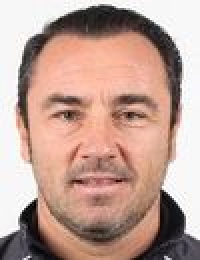
#> input picture data/FaceRecognition/user_data/managers/managers_images/Cristian_Brocchi.jpg, 100 x 130 px, found by its file name (shown 2 times larger); its folder holds only this picture in this run
$ jupyter execute 'Face Recognition .ipynb'   (shell and % lines are left out)
#> lines starting #> are read from the running program, lines starting #| are printed output that depends on the picture
# Face Recognition Data Preparation for Managers and Players

This notebook prepares images and metadata for face recognition by:
- Loading images from managers and players directories.
- Processing associated metadata (CSV files).
- Counting and visualizing files before and after each step.
- Checking and normalizing image sizes to a uniform scale.
- Applying **realistic augmentations** (rotation, brightness, contrast, blur).
- **Ensuring each identity remains unique** while improving generalization.
- Normalizing images for deep learning models.
- Saving the preprocessed dataset.

[cell 1]
import os
import cv2
import numpy as np
import random
import matplotlib.pyplot as plt
from tqdm import tqdm
from sklearn.model_selection import train_test_split
import seaborn as sns

[cell 2]
# Define dataset paths for Managers and Players
dataset_path = "D:/role_based_recommendation_system/data/FaceRecognition/user_data"
augmented_dataset_path = "D:/role_based_recommendation_system/data/FaceRecognition/augmented_user_data"
balanced_dataset_path = "D:/role_based_recommendation_system/data/FaceRecognition/balanced_user_data"
# Categories and their subdirectories
categories = {"managers": "managers_images", "players": "joueurs_images"}

[cell 3]
# Function to count images in dataset
def count_images_in_folders(base_path):
    folder_counts = {}
    total_images = 0
    for category, subdir in categories.items():
        category_path = os.path.join(base_path, category, subdir)
        if not os.path.exists(category_path):
            print(f"⚠️ Warning: Path not found - {category_path}")
            continue
        image_files = [f for f in os.listdir(category_path) if f.lower().endswith(('jpg', 'jpeg', 'png'))]
        folder_counts[category] = len(image_files)
        total_images += len(image_files)
    return folder_counts, total_images

# Visualize dataset distribution
def visualize_distribution(counts, title):
#> called with title = 'Dataset Distribution Before Augmentation'
    if not counts:
        print(f"No data available for {title}")
        return
    plt.figure(figsize=(10, 5))
    sns.barplot(x=list(counts.keys()), y=list(counts.values()))
    plt.xticks(rotation=45, ha='right')
    plt.title(title)
    plt.xlabel("Categories")
    plt.ylabel("Number of Images")
    plt.show()
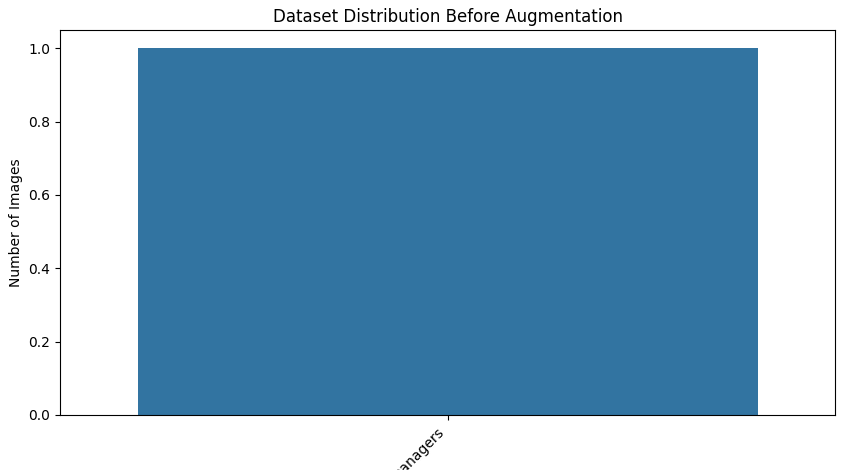
#> figure drawn by matplotlib, 1 panel

# Display dataset size before augmentation
original_counts, original_total = count_images_in_folders(dataset_path)
print(f"Dataset Size Before Augmentation: {original_total} images")
if original_total == 0:
    print("🚨 No images found! Please check the dataset directory.")
visualize_distribution(original_counts, "Dataset Distribution Before Augmentation")

[cell 4]
# Display dataset size before augmentation
original_counts, original_total = count_images_in_folders(dataset_path)
print(f"Dataset Size Before Augmentation: {original_total} images")
if original_total == 0:
    print("🚨 No images found! Please check the dataset directory.")
visualize_distribution(original_counts, "Dataset Distribution Before Augmentation")

# Augment the dataset
def augment_image(image):
    augmented_images = []
    for _ in range(5):  # Apply multiple augmentations
        img = image.copy()
        if random.random() > 0.5:
            img = cv2.flip(img, 1)
        if random.random() > 0.3:
            angle = random.randint(-30, 30)
            (h, w) = img.shape[:2]
            center = (w // 2, h // 2)
            matrix = cv2.getRotationMatrix2D(center, angle, 1.0)
            img = cv2.warpAffine(img, matrix, (w, h))
        augmented_images.append(img)
    return augmented_images

# Apply augmentation
os.makedirs(augmented_dataset_path, exist_ok=True)
for category, subdir in categories.items():
    category_path = os.path.join(dataset_path, category, subdir)
    augmented_category_path = os.path.join(augmented_dataset_path, category, subdir)
    os.makedirs(augmented_category_path, exist_ok=True)
    if not os.path.exists(category_path):
        print(f"⚠️ No images found in {category_path}, skipping augmentation.")
        continue
    image_files = [f for f in os.listdir(category_path) if f.lower().endswith(('jpg', 'jpeg', 'png'))]
    if not image_files:
        print(f"⚠️ No valid images in {category_path}, skipping.")
        continue
    for img_file in tqdm(image_files, desc=f"Augmenting {category}"):
        img_path = os.path.join(category_path, img_file)
        img = cv2.imread(img_path)
#> img is the input picture: shape (130, 100, 3); mean B, G, R 148, 159.1, 190.5
        if img is None:
            print(f"Skipping unreadable image: {img_path}")
            continue
        img = cv2.cvtColor(img, cv2.COLOR_BGR2RGB)  # Convert to RGB
        img = cv2.resize(img, (224, 224))
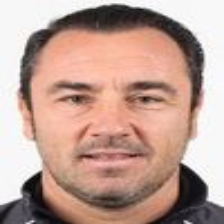
#> img: shape (224, 224, 3); mean R, G, B 190.4, 159, 147.9
        augmented_images = augment_image(img)
#> the loop in augment_image, `for _ in range(5):` made 5 passes
#> pass 1, in augment_image, `img = cv2.flip(img, 1)`:
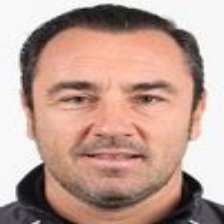
#> img: shape (224, 224, 3); mean R, G, B 190.4, 159, 147.9
#> pass 1, in augment_image, `img = cv2.warpAffine(img, matrix, (w, h))`:
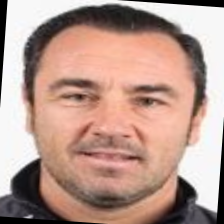
#> img: shape (224, 224, 3); mean R, G, B 184.1, 152.8, 141.6
#> pass 2, in augment_image, `img = cv2.warpAffine(img, matrix, (w, h))`:
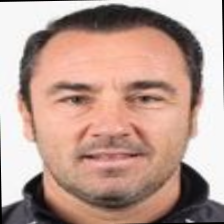
#> img: shape (224, 224, 3); mean R, G, B 188.7, 157.4, 146.2
#> pass 3, in augment_image, `img = cv2.warpAffine(img, matrix, (w, h))`:
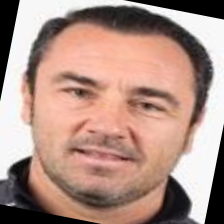
#> img: shape (224, 224, 3); mean R, G, B 175.6, 144.4, 133
#> after the loop in augment_image, `for _ in range(5):`: augmented_images = 5 items
#> augmented_images = 5 items
        for idx, aug_img in enumerate(augmented_images):
            aug_save_path = os.path.join(augmented_category_path, f"aug_{idx}_{img_file}")
            cv2.imwrite(aug_save_path, cv2.cvtColor(aug_img, cv2.COLOR_RGB2BGR))  # Convert back to BGR for saving
#> this loop made 5 passes

# Display dataset size after augmentation
augmented_counts, augmented_total = count_images_in_folders(augmented_dataset_path)
print(f"\nDataset Size After Augmentation: {augmented_total} images")
visualize_distribution(augmented_counts, "Dataset Distribution After Augmentation")
#> call 3 of visualize_distribution, with title = 'Dataset Distribution After Augmentation'
#> in visualize_distribution (call 3), `plt.show()`:
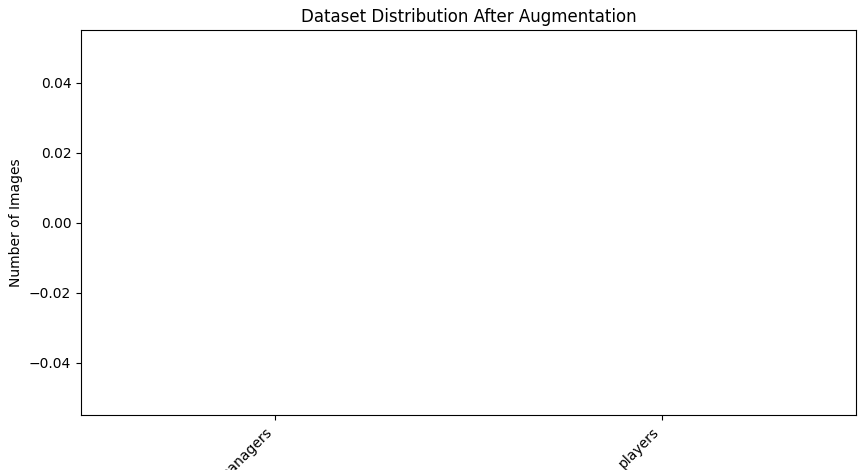
#> figure drawn by matplotlib, 1 panel

[cell 5]
# Balancing the dataset
os.makedirs(balanced_dataset_path, exist_ok=True)
if augmented_counts:
    min_count = min(augmented_counts.values())
    for category, subdir in categories.items():
        category_path = os.path.join(augmented_dataset_path, category)
        balanced_category_path = os.path.join(balanced_dataset_path, category)
        os.makedirs(balanced_category_path, exist_ok=True)
        image_files = [os.path.join(category_path, f) for f in os.listdir(category_path) if f.endswith(('jpg', 'jpeg', 'png'))]
        selected_images = random.sample(image_files, min_count) if len(image_files) >= min_count else image_files
        for img_file in selected_images:
            img = cv2.imread(img_file)
            if img is None:
                continue
            img_save_path = os.path.join(balanced_category_path, os.path.basename(img_file))
            cv2.imwrite(img_save_path, img)
else:
    print("⚠️ No images found for balancing.")

# Display dataset size after balancing
balanced_counts, balanced_total = count_images_in_folders(balanced_dataset_path)
print(f"\nDataset Size After Balancing: {balanced_total} images")
visualize_distribution(balanced_counts, "Dataset Distribution After Balancing")

[cell 6]
# Balancing the dataset
os.makedirs(balanced_dataset_path, exist_ok=True)
if augmented_counts:
    min_count = min(augmented_counts.values())
    for category, subdir in categories.items():
        category_path = os.path.join(augmented_dataset_path, category, subdir)
        balanced_category_path = os.path.join(balanced_dataset_path, category, subdir)
        os.makedirs(balanced_category_path, exist_ok=True)
        image_files = [os.path.join(category_path, f) for f in os.listdir(category_path) if f.endswith(('jpg', 'jpeg', 'png'))]
        selected_images = random.sample(image_files, min_count) if len(image_files) >= min_count else image_files
        for img_file in selected_images:
            img = cv2.imread(img_file)
            if img is None:
                continue
            img_save_path = os.path.join(balanced_category_path, os.path.basename(img_file))
            cv2.imwrite(img_save_path, img)
else:
    print("⚠️ No images found for balancing.")

# Display dataset size after balancing
balanced_counts, balanced_total = count_images_in_folders(balanced_dataset_path)
print(f"\nDataset Size After Balancing: {balanced_total} images")
visualize_distribution(balanced_counts, "Dataset Distribution After Balancing")
